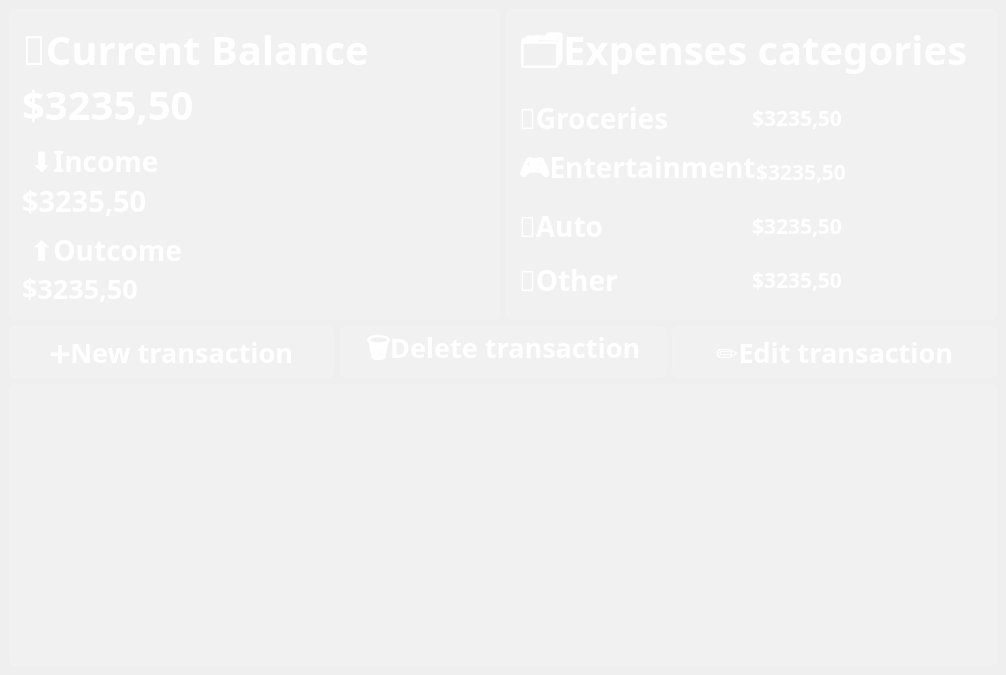
<?xml version="1.0" encoding="UTF-8"?>
<ui version="4.0">
 <class>MainWindow</class>
 <widget class="QMainWindow" name="MainWindow">
  <property name="geometry">
   <rect>
    <x>0</x>
    <y>0</y>
    <width>1006</width>
    <height>675</height>
   </rect>
  </property>
  <property name="minimumSize">
   <size>
    <width>800</width>
    <height>600</height>
   </size>
  </property>
  <property name="font">
   <font>
    <family>Noto Sans SC</family>
   </font>
  </property>
  <property name="windowTitle">
   <string>MainWindow</string>
  </property>
  <property name="styleSheet">
   <string notr="true">font-family: Noto Sans SC;
background-color: qlineargradient(spread:pad, x1:0, y1:1, x2:1, y2:0,
    stop:0 rgba(10, 10, 40, 255),
    stop:0.3 rgba(30, 0, 60, 255),
    stop:0.6 rgba(0, 70, 100, 255),
    stop:1 rgba(0, 150, 160, 255));



</string>
  </property>
  <widget class="QWidget" name="centralwidget">
   <layout class="QVBoxLayout" name="verticalLayout_2">
    <item>
     <layout class="QHBoxLayout" name="horizontalLayout_2">
      <item>
       <widget class="QFrame" name="balances_frame">
        <property name="styleSheet">
         <string notr="true">background-color: rgba(255, 255, 255, 30); 
border: 1px solid rgba(255,255,255,40);
border-radius: 7px;</string>
        </property>
        <property name="frameShape">
         <enum>QFrame::Shape::NoFrame</enum>
        </property>
        <property name="frameShadow">
         <enum>QFrame::Shadow::Raised</enum>
        </property>
        <layout class="QVBoxLayout" name="verticalLayout_21">
         <property name="spacing">
          <number>0</number>
         </property>
         <property name="leftMargin">
          <number>12</number>
         </property>
         <property name="topMargin">
          <number>12</number>
         </property>
         <property name="rightMargin">
          <number>12</number>
         </property>
         <property name="bottomMargin">
          <number>12</number>
         </property>
         <item>
          <widget class="QLabel" name="lbl_current_balance">
           <property name="font">
            <font>
             <family>Sansation</family>
             <pointsize>30</pointsize>
             <italic>false</italic>
             <bold>true</bold>
            </font>
           </property>
           <property name="styleSheet">
            <string notr="true">color: white;
font-weight: bold;
background-color: none;
border: none;
font: 700 30pt &quot;Sansation&quot;;</string>
           </property>
           <property name="text">
            <string>💵Current Balance</string>
           </property>
          </widget>
         </item>
         <item>
          <widget class="QLabel" name="current_balance">
           <property name="font">
            <font>
             <family>Sansation</family>
             <pointsize>30</pointsize>
             <italic>false</italic>
             <bold>true</bold>
             <kerning>true</kerning>
            </font>
           </property>
           <property name="styleSheet">
            <string notr="true">color: white;
font: 700 30pt &quot;Sansation&quot;;
background-color: none;
border: none;</string>
           </property>
           <property name="lineWidth">
            <number>0</number>
           </property>
           <property name="text">
            <string>$3235,50</string>
           </property>
          </widget>
         </item>
         <item>
          <layout class="QHBoxLayout" name="horizontalLayout_9">
           <item>
            <widget class="QLabel" name="lbl_income">
             <property name="font">
              <font>
               <family>Sansation</family>
               <pointsize>21</pointsize>
               <italic>false</italic>
               <bold>true</bold>
              </font>
             </property>
             <property name="styleSheet">
              <string notr="true">color: white;
font-weight: bold;
background-color: none;
border: none;
padding-top: 10px;
font: 700 21pt &quot;Sansation&quot;;</string>
             </property>
             <property name="text">
              <string>⬇️Income</string>
             </property>
            </widget>
           </item>
          </layout>
         </item>
         <item>
          <widget class="QLabel" name="income_balance">
           <property name="font">
            <font>
             <family>Sansation</family>
             <pointsize>22</pointsize>
             <italic>false</italic>
             <bold>true</bold>
             <kerning>true</kerning>
            </font>
           </property>
           <property name="styleSheet">
            <string notr="true">color: white;
font: 700 22pt &quot;Sansation&quot;;
background-color: none;
border: none;</string>
           </property>
           <property name="lineWidth">
            <number>0</number>
           </property>
           <property name="text">
            <string>$3235,50</string>
           </property>
          </widget>
         </item>
         <item>
          <layout class="QHBoxLayout" name="horizontalLayout_10">
           <item>
            <widget class="QLabel" name="lbl_outcome">
             <property name="font">
              <font>
               <family>Sansation</family>
               <pointsize>21</pointsize>
               <italic>false</italic>
               <bold>true</bold>
              </font>
             </property>
             <property name="styleSheet">
              <string notr="true">color: white;
font-weight: bold;
font: 700 21pt &quot;Sansation&quot;;
background-color: none;
border: none;
padding-top: 10px;</string>
             </property>
             <property name="text">
              <string>⬆️Outcome</string>
             </property>
            </widget>
           </item>
          </layout>
         </item>
         <item>
          <widget class="QLabel" name="outcome_balance">
           <property name="font">
            <font>
             <family>Sansation</family>
             <pointsize>20</pointsize>
             <italic>false</italic>
             <bold>true</bold>
             <kerning>true</kerning>
            </font>
           </property>
           <property name="styleSheet">
            <string notr="true">color: white;
font: 700 20pt &quot;Sansation&quot;;
background-color: none;
border: none;</string>
           </property>
           <property name="lineWidth">
            <number>0</number>
           </property>
           <property name="text">
            <string>$3235,50</string>
           </property>
          </widget>
         </item>
        </layout>
       </widget>
      </item>
      <item>
       <widget class="QFrame" name="balances_frame_2">
        <property name="styleSheet">
         <string notr="true">background-color: rgba(255, 255, 255, 30); 
border: 1px solid rgba(255,255,255,40);
border-radius: 7px;</string>
        </property>
        <property name="frameShape">
         <enum>QFrame::Shape::NoFrame</enum>
        </property>
        <property name="frameShadow">
         <enum>QFrame::Shadow::Raised</enum>
        </property>
        <layout class="QVBoxLayout" name="verticalLayout_20">
         <property name="spacing">
          <number>0</number>
         </property>
         <property name="leftMargin">
          <number>12</number>
         </property>
         <property name="topMargin">
          <number>12</number>
         </property>
         <property name="rightMargin">
          <number>12</number>
         </property>
         <property name="bottomMargin">
          <number>12</number>
         </property>
         <item>
          <widget class="QLabel" name="lbl_expenses_categories">
           <property name="font">
            <font>
             <family>Sansation</family>
             <pointsize>30</pointsize>
             <italic>false</italic>
             <bold>true</bold>
            </font>
           </property>
           <property name="styleSheet">
            <string notr="true">color: white;
font-weight: bold;
background-color: none;
border: none;
font: 700 30pt &quot;Sansation&quot;;</string>
           </property>
           <property name="text">
            <string>🗂Expenses categories</string>
           </property>
          </widget>
         </item>
         <item>
          <layout class="QHBoxLayout" name="horizontalLayout_3">
           <item>
            <widget class="QLabel" name="lbl_groceries">
             <property name="font">
              <font>
               <family>Sansation</family>
               <pointsize>21</pointsize>
               <italic>false</italic>
               <bold>true</bold>
              </font>
             </property>
             <property name="styleSheet">
              <string notr="true">color: white;
font-weight: bold;
font: 700 21pt &quot;Sansation&quot;;
background-color: none;
border: none;</string>
             </property>
             <property name="text">
              <string>🛒Groceries</string>
             </property>
            </widget>
           </item>
           <item>
            <widget class="QLabel" name="total_groceries">
             <property name="font">
              <font>
               <family>Sansation</family>
               <pointsize>16</pointsize>
               <italic>false</italic>
               <bold>true</bold>
               <kerning>true</kerning>
              </font>
             </property>
             <property name="styleSheet">
              <string notr="true">color: white;
font: 700 16pt &quot;Sansation&quot;;
background-color: none;
border: none;</string>
             </property>
             <property name="lineWidth">
              <number>0</number>
             </property>
             <property name="text">
              <string>$3235,50</string>
             </property>
            </widget>
           </item>
          </layout>
         </item>
         <item>
          <layout class="QHBoxLayout" name="horizontalLayout_4">
           <item>
            <widget class="QLabel" name="lbl_entertainment">
             <property name="font">
              <font>
               <family>Sansation</family>
               <pointsize>21</pointsize>
               <italic>false</italic>
               <bold>true</bold>
              </font>
             </property>
             <property name="styleSheet">
              <string notr="true">color: white;
font-weight: bold;
font: 700 21pt &quot;Sansation&quot;;
background-color: none;
border: none;</string>
             </property>
             <property name="text">
              <string>🎮Entertainment</string>
             </property>
            </widget>
           </item>
           <item>
            <widget class="QLabel" name="total_entertainment">
             <property name="font">
              <font>
               <family>Sansation</family>
               <pointsize>16</pointsize>
               <italic>false</italic>
               <bold>true</bold>
               <kerning>true</kerning>
              </font>
             </property>
             <property name="styleSheet">
              <string notr="true">color: white;
font: 700 16pt &quot;Sansation&quot;;
background-color: none;
border: none;</string>
             </property>
             <property name="lineWidth">
              <number>0</number>
             </property>
             <property name="text">
              <string>$3235,50</string>
             </property>
            </widget>
           </item>
          </layout>
         </item>
         <item>
          <layout class="QHBoxLayout" name="horizontalLayout_5">
           <item>
            <widget class="QLabel" name="lbl_auto">
             <property name="font">
              <font>
               <family>Sansation</family>
               <pointsize>21</pointsize>
               <italic>false</italic>
               <bold>true</bold>
              </font>
             </property>
             <property name="styleSheet">
              <string notr="true">color: white;
font-weight: bold;
font: 700 21pt &quot;Sansation&quot;;
background-color: none;
border: none;</string>
             </property>
             <property name="text">
              <string>🚗Auto</string>
             </property>
            </widget>
           </item>
           <item>
            <widget class="QLabel" name="total_auto">
             <property name="font">
              <font>
               <family>Sansation</family>
               <pointsize>16</pointsize>
               <italic>false</italic>
               <bold>true</bold>
               <kerning>true</kerning>
              </font>
             </property>
             <property name="styleSheet">
              <string notr="true">color: white;
font: 700 16pt &quot;Sansation&quot;;
background-color: none;
border: none;</string>
             </property>
             <property name="lineWidth">
              <number>0</number>
             </property>
             <property name="text">
              <string>$3235,50</string>
             </property>
            </widget>
           </item>
          </layout>
         </item>
         <item>
          <layout class="QHBoxLayout" name="horizontalLayout_6">
           <item>
            <widget class="QLabel" name="lbl_other">
             <property name="font">
              <font>
               <family>Sansation</family>
               <pointsize>21</pointsize>
               <italic>false</italic>
               <bold>true</bold>
              </font>
             </property>
             <property name="styleSheet">
              <string notr="true">color: white;
font-weight: bold;
font: 700 21pt &quot;Sansation&quot;;
background-color: none;
border: none;</string>
             </property>
             <property name="text">
              <string>🧩Other</string>
             </property>
            </widget>
           </item>
           <item>
            <widget class="QLabel" name="total_other">
             <property name="font">
              <font>
               <family>Sansation</family>
               <pointsize>16</pointsize>
               <italic>false</italic>
               <bold>true</bold>
               <kerning>true</kerning>
              </font>
             </property>
             <property name="styleSheet">
              <string notr="true">color: white;
font: 700 16pt &quot;Sansation&quot;;
background-color: none;
border: none;</string>
             </property>
             <property name="lineWidth">
              <number>0</number>
             </property>
             <property name="text">
              <string>$3235,50</string>
             </property>
            </widget>
           </item>
          </layout>
         </item>
        </layout>
       </widget>
      </item>
     </layout>
    </item>
    <item>
     <widget class="QFrame" name="btn_frame">
      <property name="styleSheet">
       <string notr="true">background-color: transparent;</string>
      </property>
      <layout class="QHBoxLayout" name="horizontalLayout">
       <property name="spacing">
        <number>6</number>
       </property>
       <property name="leftMargin">
        <number>0</number>
       </property>
       <property name="topMargin">
        <number>0</number>
       </property>
       <property name="rightMargin">
        <number>0</number>
       </property>
       <property name="bottomMargin">
        <number>0</number>
       </property>
       <item>
        <widget class="QPushButton" name="btn_new_transaction">
         <property name="minimumSize">
          <size>
           <width>230</width>
           <height>50</height>
          </size>
         </property>
         <property name="font">
          <font>
           <family>Sansation</family>
           <pointsize>20</pointsize>
           <italic>false</italic>
           <bold>true</bold>
          </font>
         </property>
         <property name="cursor">
          <cursorShape>ArrowCursor</cursorShape>
         </property>
         <property name="styleSheet">
          <string notr="true">QPushButton{
	color: rgb(255, 255, 255);
     background-color:rgba(255,255,255,30);
     border: 1px solid rgba(255,255,255,40);
     border-radius:7px;
width: 230;
height: 50;
font: 700 20pt &quot;Sansation&quot;;
}
QPushButton:hover{
background-color:rgba(255,255,255,30);
}
QPushButton:pressed{
background-color:rgba(255,255,255,70);
}</string>
         </property>
         <property name="text">
          <string>➕New transaction</string>
         </property>
         <property name="iconSize">
          <size>
           <width>24</width>
           <height>24</height>
          </size>
         </property>
        </widget>
       </item>
       <item>
        <widget class="QPushButton" name="btn_delete_transaction">
         <property name="minimumSize">
          <size>
           <width>230</width>
           <height>50</height>
          </size>
         </property>
         <property name="font">
          <font>
           <family>Sansation</family>
           <pointsize>20</pointsize>
           <italic>false</italic>
           <bold>true</bold>
          </font>
         </property>
         <property name="styleSheet">
          <string notr="true">QPushButton{
	color: rgb(255, 255, 255);
     background-color:rgba(255,255,255,30);
     border: 1px solid rgba(255,255,255,40);
     border-radius:7px;
width: 230;
height: 50;
font: 700 20pt &quot;Sansation&quot;;
}
QPushButton:hover{
background-color:rgba(255,255,255,30);
}
QPushButton:pressed{
background-color:rgba(255,255,255,70);
}</string>
         </property>
         <property name="text">
          <string>🗑️Delete transaction</string>
         </property>
         <property name="iconSize">
          <size>
           <width>24</width>
           <height>24</height>
          </size>
         </property>
        </widget>
       </item>
       <item>
        <widget class="QPushButton" name="btn_edit_transaction">
         <property name="minimumSize">
          <size>
           <width>230</width>
           <height>50</height>
          </size>
         </property>
         <property name="font">
          <font>
           <family>Sansation</family>
           <pointsize>20</pointsize>
           <italic>false</italic>
           <bold>true</bold>
          </font>
         </property>
         <property name="styleSheet">
          <string notr="true">QPushButton{
	color: rgb(255, 255, 255);
     background-color:rgba(255,255,255,30);
     border: 1px solid rgba(255,255,255,40);
     border-radius:7px;
width: 230;
height: 50;
font: 700 20pt &quot;Sansation&quot;;
}
QPushButton:hover{
background-color:rgba(255,255,255,30);
}
QPushButton:pressed{
background-color:rgba(255,255,255,70);
}</string>
         </property>
         <property name="text">
          <string>✏️Edit transaction</string>
         </property>
         <property name="iconSize">
          <size>
           <width>24</width>
           <height>24</height>
          </size>
         </property>
        </widget>
       </item>
      </layout>
     </widget>
    </item>
    <item>
     <widget class="QTableView" name="tableView">
      <property name="styleSheet">
       <string notr="true">QTableView {
background-color: rgba(255, 255, 255, 30); 
border: 1px solid rgba(255,255,255,40);
border-bottom-right-radius: 7px; 
border-bottom-left-radius: 7px; 
border-top-right-radius: 7px; 
border-top-left-radius: 7px; 
color: white;
}

QHeaderView::section {
background-color: rgb(53, 53, 53);
color: white;
border: none;
height: 50px;
font-size: 16pt;
}

QTableView::item {
    border-style: none;
    border-bottom: 1px solid rgba(255,255,255,50);
    padding-left: auto;
    padding-right: auto;
}

QTableView::item:selected{
	border: none;
	color: rgb(255, 255, 255);
    background-color: rgba(255, 255, 255, 50);
}
</string>
      </property>
      <property name="verticalScrollBarPolicy">
       <enum>Qt::ScrollBarPolicy::ScrollBarAlwaysOff</enum>
      </property>
      <property name="horizontalScrollBarPolicy">
       <enum>Qt::ScrollBarPolicy::ScrollBarAlwaysOff</enum>
      </property>
      <property name="textElideMode">
       <enum>Qt::TextElideMode::ElideRight</enum>
      </property>
      <property name="showGrid">
       <bool>false</bool>
      </property>
      <property name="sortingEnabled">
       <bool>true</bool>
      </property>
      <attribute name="horizontalHeaderDefaultSectionSize">
       <number>155</number>
      </attribute>
      <attribute name="verticalHeaderVisible">
       <bool>false</bool>
      </attribute>
     </widget>
    </item>
   </layout>
  </widget>
 </widget>
 <resources/>
 <connections/>
</ui>
